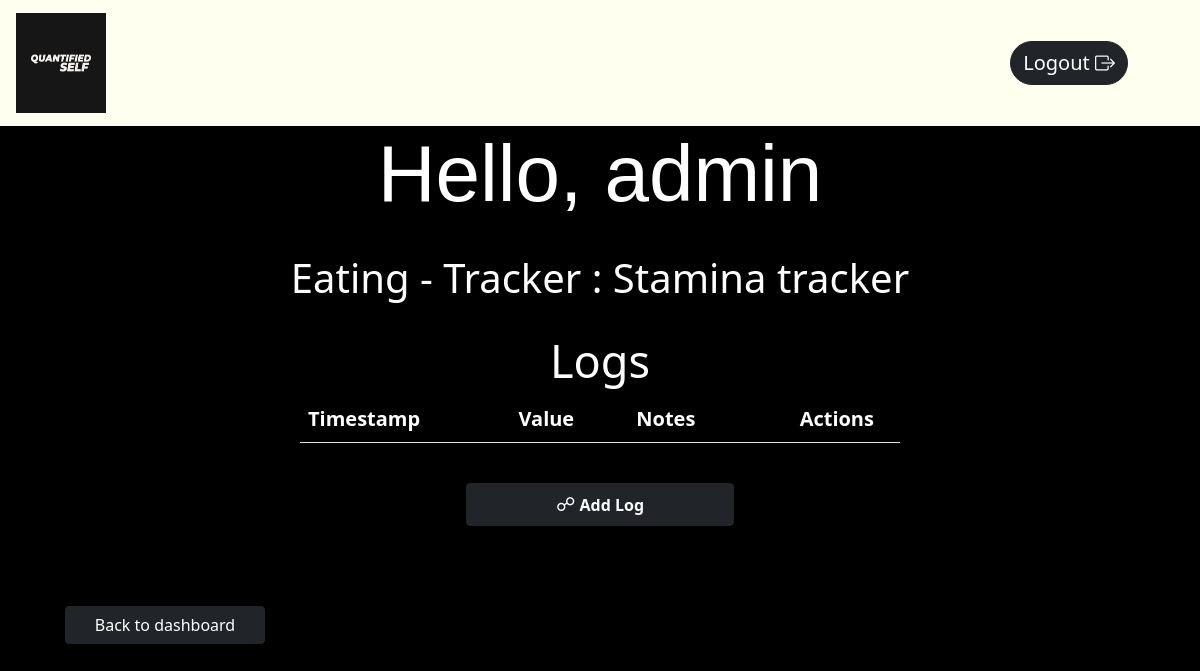
Screenshot of /logs/4 (signed in) with the database file from the repository.
### app.py (models this page shows, shortened)
class User(db.Model, UserMixin):
    __tablename__ = 'user'
    user_id = db.Column(db.Integer, primary_key=True, autoincrement=True)
    username = db.Column(db.String, nullable=False, unique=True)
    password = db.Column(db.String, nullable=False)
    trackers = db.relationship("Tracker")

class Tracker(db.Model):
    __tablename__ = 'tracker'
    tracker_id = db.Column(db.Integer, primary_key=True, autoincrement=True)
    user_id = db.Column(db.Integer, db.ForeignKey("user.user_id"), nullable=False)
    tracker_name = db.Column(db.String, nullable=False)
    description = db.Column(db.String, nullable=False)
    tracker_type = db.Column(db.String, nullable=False)
    options = db.Column(db.String, nullable=True, default=None)
    logs = db.relationship('Log')

### app.py (the view, shortened to what this page needs)
@app.route("/logs/<int:tid>", methods=["GET", "POST"])
def logs(tid):
    track = Tracker.query.filter_by(tracker_id=tid).first()
    trackers=User.query.filter_by(user_id=track.user_id).first()
    if request.method == "GET":
        loggers=Log.query.filter_by(tracker_id=tid).all()
        return render_template("logs.html", track=track,c=trackers, d=trackers.trackers, loggers=loggers)
    loggers=Log.query.filter_by(tracker_id=tid).all()
    return render_template("logs.html", track=track,c=trackers, loggers=loggers)

### app.py (called while the page is built)
@login_manager.user_loader
def load_user(user_id):
    return User.query.filter_by(user_id=user_id).first()

### templates/logs.html (shortened to what this page needs)
<!DOCTYPE html>
<html lang="en">
<head>
    <link href="https://cdn.jsdelivr.net/npm/bootstrap@5.1.3/dist/css/bootstrap.min.css" rel="stylesheet"
>
        <link rel="stylesheet" href="https://cdn.jsdelivr.net/npm/bootstrap-icons@1.8.1/font/bootstrap-icons.css">
    <link rel="stylesheet" type="text/css" href="{{ url_for('static' ,filename='style.css') }}">
</head>
<body class="bg-Logs">
    <nav class="navbar navbar-light ">
        <div class="container mx-1 ">
            <a class="navbar-brand" style="font-size: 30px;" href="/dashboard/{{c.user_id}}">
                <img src="{{ url_for('static' ,filename='QS logo.png') }}" alt="" width="90" height="100"
                    class="d-inline-block align-text-middle">
            </a>
            <a class="btn btn-dark btn-block mx-1" style="font-size:20px; border-radius: 25px;" href="/logout">Logout <i class="bi bi-box-arrow-right"></i></a>
        </div>
    </nav>
    <div class="log-centre">
        <h1 class=" display-4 mx-5"
        style="font-family: 'Franklin Gothic Medium', 'Arial Narrow', Arial, sans-serif; font-size: 80px;"> Hello,
        {{c.username}}</h1>
    <br>
        <h1 class="mx-5">{{track['tracker_name']}} - Tracker : {{track['description']}}</h1>
        <br>
        <h1 class="mx-5" style="font-size: 45px;">Logs</h1>
    </div>
    <table class="container table table table-striped table-hover " style="width:50%; ">
        <thead class="logs-color">
            <tr style="font-size: 20px;">
                <th scope="col">Timestamp</th>
                <th scope="col">Value</th>
                <th scope="col">Notes</th>
                <th scope="col" style="position: relative; left:40px;">Actions</th>
            </tr>
        </thead>
    </table><br>
    <div
        class="d-grid gap-2 col-3 mx-auto">
        <button type="submit" class="btn btn-dark btn-block mx-3" data-bs-toggle="modal" data-bs-target="#logModal">
            <span style="font-size:120%;color:white;">&#9741;</span> <b> Add Log
            </b> </button>
    </div>
    <a href="/dashboard/{{track['user_id']}}" class="container btn btn-dark col-2"
        style="position: relative; bottom: -80px; left: 65px;">  Back to dashboard</a>
</body>
</html>

### static/style.css (style rules this page uses)
.bg-Logs { background: #000000; background: -webkit-linear-gradient(to right, #000000, #000000); background: linear-gradient(to right, #000000, #000000); }
h1 { color: white; font-family: unset; }
.navbar { background: ivory; }
.log-centre { display: flex; justify-content: center; flex-direction: column; align-items: center; }
.logs-color { color: white !important; }

### rows the page displays
User: username "admin"
Tracker: tracker_name "Eating", description "Stamina tracker"
